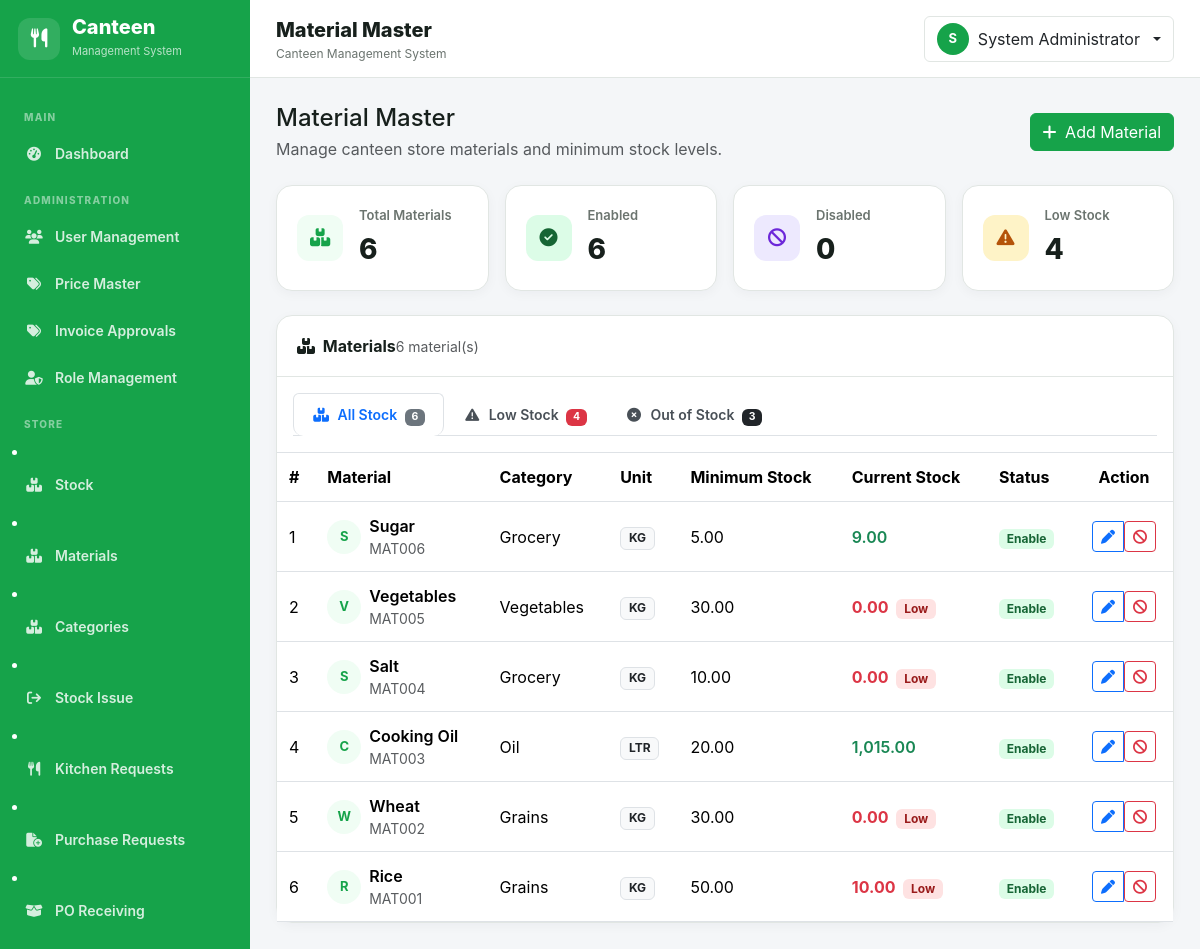
The page /store/materials.php (signed in) on the database as committed earlier.
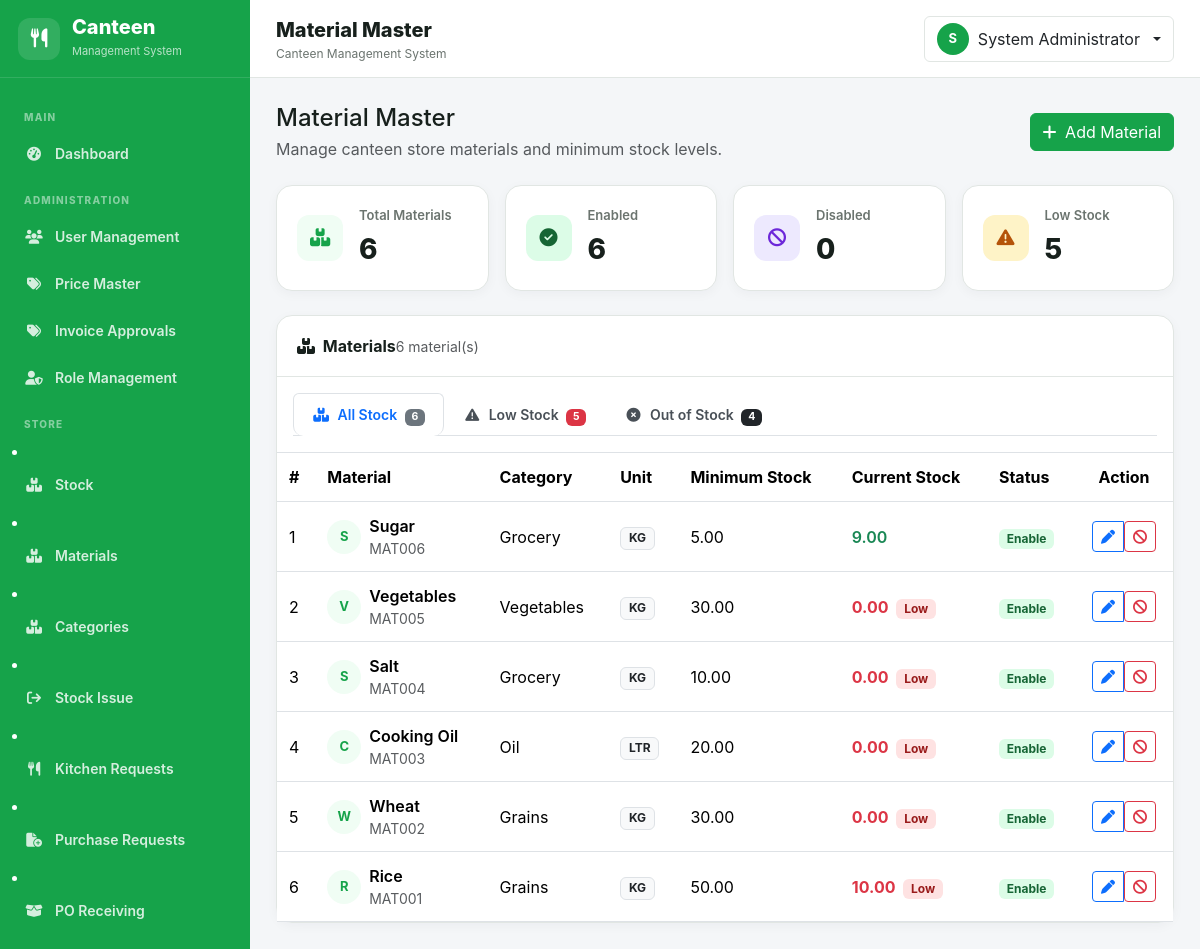
The same page on the database as committed later.
### tables this page shows
CREATE TABLE `materials` (
  `id` int(10) UNSIGNED NOT NULL,
  `material_code` varchar(50) DEFAULT NULL,
  `material_name` varchar(150) NOT NULL,
  `category` varchar(100) DEFAULT NULL,
  `unit` varchar(50) NOT NULL,
  `unit_price` decimal(10,2) NOT NULL DEFAULT 0.00,
  `minimum_stock` decimal(12,2) DEFAULT 0.00,
  `current_stock` decimal(12,2) DEFAULT 0.00,
  `status` enum('Enable','Disabled') DEFAULT 'Enable',
  `created_at` datetime DEFAULT current_timestamp(),
  `updated_at` datetime DEFAULT NULL ON UPDATE current_timestamp()
);

### includes/functions.php (called while the page is built, shortened)
<?php
function e(?string $value): string {
    return htmlspecialchars($value ?? '', ENT_QUOTES, 'UTF-8');
}

### store/materials.php (the view, shortened to what the rows shown need)
<?php
require_once __DIR__ . '/../config/database.php';
require_once __DIR__ . '/../includes/functions.php';
$stmt = $con->query("
    SELECT
        id,
        material_code,
        material_name,
        category,
        unit,
        minimum_stock,
        current_stock,
        status,
        created_at
    FROM materials
    ORDER BY id DESC
");
$materials = $stmt->fetchAll();
require_once __DIR__ . '/../includes/header.php';
?>
<main class="main-content">
    <div class="page-body">
        <div class="content-card">
            <div class="tab-content" id="stockTabsContent">
                <div class="tab-pane fade show active" id="all-stock" role="tabpanel">
                    <div class="table-responsive">
                        <table class="table table-hover align-middle mb-0">
                            <thead>
                                <tr>
                                    <th>#</th>
                                    <th>Material</th>
                                    <th>Category</th>
                                    <th>Unit</th>
                                    <th>Minimum Stock</th>
                                    <th>Current Stock</th>
                                    <th>Status</th>
                                    <th class="text-center">Action</th>
                                </tr>
                            </thead>
                            <tbody>
                            <?php if (empty($materials)): ?>
                                <tr>
                                    <td colspan="8" class="text-center text-muted py-5">
                                        <i class="fa-solid fa-box-open fs-2 d-block mb-2"></i>
                                        No materials found.
                                    </td>
                                </tr>
                            <?php else: ?>
                                <?php foreach ($materials as $index => $material): ?>
                                    <?php
                                    $currentStock = (float)$material['current_stock'];
                                    $minimumStock = (float)$material['minimum_stock'];
                                    $isLowStock = $currentStock <= $minimumStock;
                                    $initials = strtoupper(substr($material['material_name'], 0, 1));
                                    ?>
                                    <tr>
                                        <td><?= $index + 1 ?></td>
                                        <td>
                                            <div class="d-flex align-items-center gap-2">
                                                <span class="row-avatar"><?= e($initials) ?></span>
                                                <div>
                                                    <div class="fw-semibold"><?= e($material['material_name']) ?></div>
                                                    <div class="text-muted small"><?= e($material['material_code']) ?></div>
                                                </div>
                                            </div>
                                        </td>
                                        <td><?= e($material['category'] ?: '-') ?></td>
                                        <td><span class="badge bg-light text-dark border"><?= e($material['unit']) ?></span></td>
                                        <td><?= number_format($minimumStock, 2) ?></td>
                                        <td>
                                            <span class="<?= $isLowStock ? 'text-danger fw-bold' : 'text-success fw-semibold' ?>">
                                                <?= number_format($currentStock, 2) ?>
                                            </span>
                                            <?php if ($isLowStock): ?>
                                                <span class="badge badge-disabled ms-1">Low</span>
                                            <?php endif; ?>
                                        </td>
                                        <td>
                                            <?php if ($material['status'] === 'Enable'): ?>
                                                <span class="badge badge-enable">Enable</span>
                                            <?php else: ?>
                                                <span class="badge badge-disabled">Disabled</span>
                                            <?php endif; ?>
                                        </td>
                                        <td class="text-center">
                                            <div class="btn-group">
                                                <a href="?edit=<?= (int)$material['id'] ?>" class="btn btn-sm btn-outline-primary" title="Edit">
                                                    <i class="fa-solid fa-pen"></i>
                                                </a>
                                                <?php if ($material['status'] === 'Enable'): ?>
                                                    <form method="POST" class="d-inline" onsubmit="return confirm('Are you sure you want to disable this material?');">
                                                        <button type="submit" class="btn btn-sm btn-outline-danger" title="Disable">
                                                            <i class="fa-solid fa-ban"></i>
                                                        </button>
                                                    </form>
                                                <?php endif; ?>
                                            </div>
                                        </td>
                                    </tr>
                                <?php endforeach; ?>
                            <?php endif; ?>
                            </tbody>
                        </table>
                    </div>
                </div>
            </div>
        </div>
</main>
<?php
require_once __DIR__ . '/../includes/footer.php';
?>

Rows that differ between the two databases and show on the page:
changed materials "Cooking Oil": current_stock "1,015.00" → "0.00"; now shows "Low"
Other text that changed with them:
$lowStockCount: "4" → "5"
$outOfStockCount: "3" → "4"
